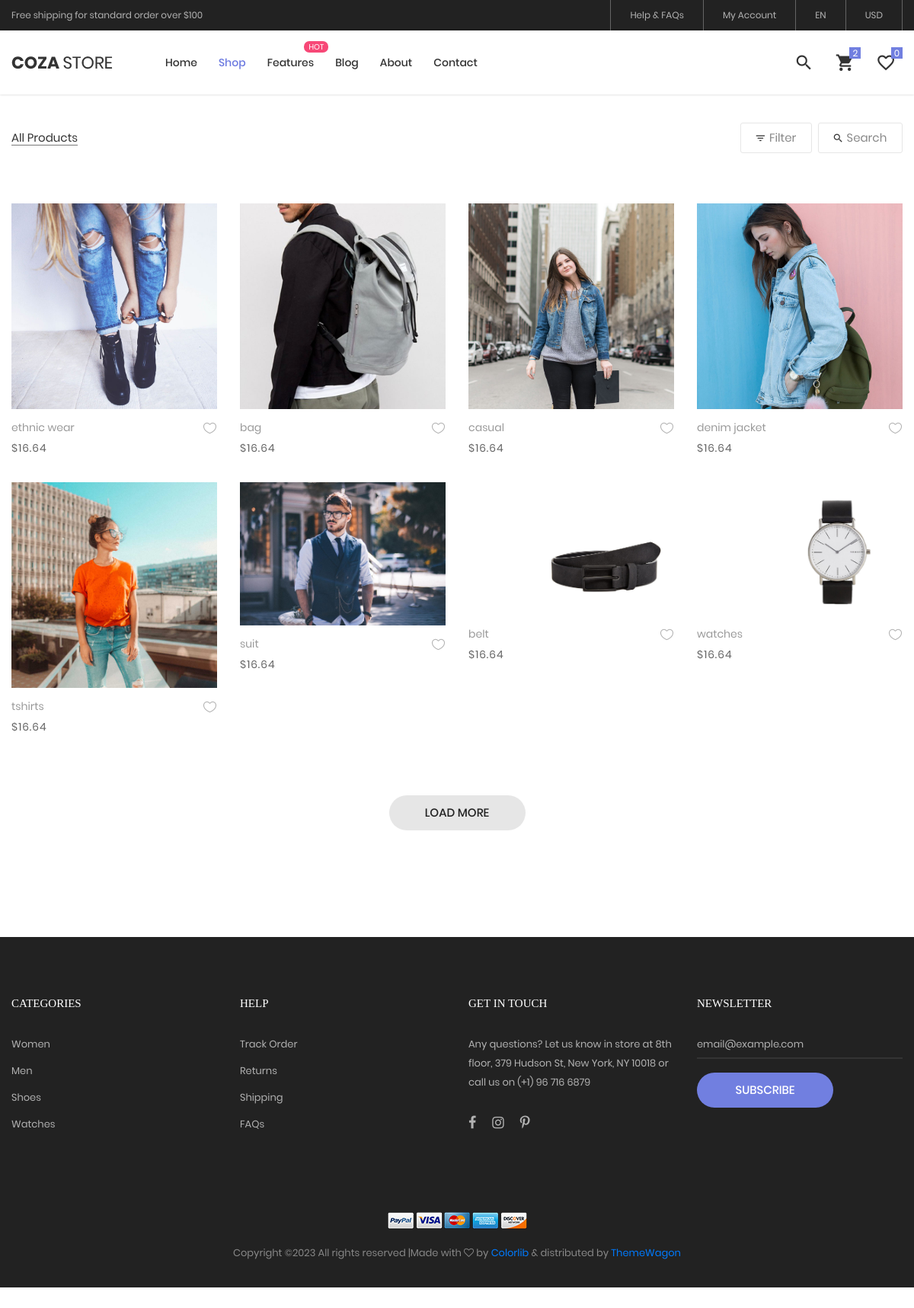
The page /category on the database its author committed.
### sdapp/models.py (models this page shows, shortened)
class Category(models.Model):
    title=models.CharField(max_length=50,verbose_name="category title")
    slug=models.SlugField(max_length=55,verbose_name="category slug")
    category_image=models.ImageField(upload_to="category",blank=True,null=True,verbose_name="category image")
    is_active=models.BooleanField(verbose_name="Is active")

### sdapp/views.py (the view)
# urls.py: path('category',views.categorypg,name='categorypg'),
def categorypg(request):
    ctr=Category.objects.filter(is_active=True)
    return render(request,'category.html',{'ctr':ctr})

### templates/category.html (shortened to what this page needs)
{% load static %}
<!DOCTYPE html>
<html lang="en">
<head>
	<link rel="stylesheet" type="text/css" href="static/vendor/bootstrap/css/bootstrap.min.css">
	<link rel="stylesheet" type="text/css" href="static/fonts/font-awesome-4.7.0/css/font-awesome.min.css">
	<link rel="stylesheet" type="text/css" href="static/fonts/iconic/css/material-design-iconic-font.min.css">
	<link rel="stylesheet" type="text/css" href="static/fonts/linearicons-v1.0.0/icon-font.min.css">
	<link rel="stylesheet" type="text/css" href="static/vendor/animate/animate.css">
	<link rel="stylesheet" type="text/css" href="static/vendor/css-hamburgers/hamburgers.min.css">
	<link rel="stylesheet" type="text/css" href="static/vendor/animsition/css/animsition.min.css">
	<link rel="stylesheet" type="text/css" href="static/vendor/select2/select2.min.css">
	<link rel="stylesheet" type="text/css" href="static/vendor/daterangepicker/daterangepicker.css">
	<link rel="stylesheet" type="text/css" href="static/vendor/slick/slick.css">
	<link rel="stylesheet" type="text/css" href="static/vendor/MagnificPopup/magnific-popup.css">
	<link rel="stylesheet" type="text/css" href="static/vendor/perfect-scrollbar/perfect-scrollbar.css">
	<link rel="stylesheet" type="text/css" href="static/css/util.css">
	<link rel="stylesheet" type="text/css" href="static/css/main.css">
</head>
<body class="animsition">
	<header class="header-v4">
		<div class="container-menu-desktop">
			<div class="top-bar">
				<div class="content-topbar flex-sb-m h-full container">
					<div class="left-top-bar">
						Free shipping for standard order over $100
					</div>
					<div class="right-top-bar flex-w h-full">
						<a href="#" class="flex-c-m trans-04 p-lr-25">
							Help & FAQs
						</a>
						<a href="#" class="flex-c-m trans-04 p-lr-25">
							My Account
						</a>
						<a href="#" class="flex-c-m trans-04 p-lr-25">
							EN
						</a>
						<a href="#" class="flex-c-m trans-04 p-lr-25">
							USD
						</a>
					</div>
				</div>
			</div>
			<div class="wrap-menu-desktop how-shadow1">
				<nav class="limiter-menu-desktop container">
					<a href="#" class="logo">
						<img src="static/images/icons/logo-01.png" alt="IMG-LOGO">
					</a>
					<div class="menu-desktop">
						<ul class="main-menu">
							<li>
								<a href="{% url 'indexpg' %}">Home</a>
							</li>
							<li class="active-menu">
								<a href="{% url 'categorypg' %}">Shop</a>
							</li>
							<li class="label1" data-label1="hot">
								<a href="{% url 'shopcart' %}">Features</a>
							</li>
							<li>
								<a href="{% url 'blogpg' %}">Blog</a>
							</li>
							<li>
								<a href="{% url 'aboutpg' %}">About</a>
							</li>
							<li>
								<a href="{% url 'contactpg' %}">Contact</a>
							</li>
						</ul>
					</div>
					<div class="wrap-icon-header flex-w flex-r-m">
						<div class="icon-header-item cl2 hov-cl1 trans-04 p-l-22 p-r-11 js-show-modal-search">
							<i class="zmdi zmdi-search"></i>
						</div>
						<div class="icon-header-item cl2 hov-cl1 trans-04 p-l-22 p-r-11 icon-header-noti js-show-cart" data-notify="2">
							<i class="zmdi zmdi-shopping-cart"></i>
						</div>
						<a href="#" class="icon-header-item cl2 hov-cl1 trans-04 p-l-22 p-r-11 icon-header-noti" data-notify="0">
							<i class="zmdi zmdi-favorite-outline"></i>
						</a>
					</div>
				</nav>
			</div>
		</div>
	</header>
	<div class="bg0 m-t-23 p-b-140">
		<div class="container">
			<div class="flex-w flex-sb-m p-b-52">
				<div class="flex-w flex-l-m filter-tope-group m-tb-10">
					<button class="stext-106 cl6 hov1 bor3 trans-04 m-r-32 m-tb-5 how-active1" data-filter="*">
						All Products
					</button>
				</div>
				<div class="flex-w flex-c-m m-tb-10">
					<div class="flex-c-m stext-106 cl6 size-104 bor4 pointer hov-btn3 trans-04 m-r-8 m-tb-4 js-show-filter">
						<i class="icon-filter cl2 m-r-6 fs-15 trans-04 zmdi zmdi-filter-list"></i>
						 Filter
					</div>
					<div class="flex-c-m stext-106 cl6 size-105 bor4 pointer hov-btn3 trans-04 m-tb-4 js-show-search">
						<i class="icon-search cl2 m-r-6 fs-15 trans-04 zmdi zmdi-search"></i>
						Search
					</div>
				</div>
			</div>
			<div class="row isotope-grid">
                {% for cat in ctr %}
				<div class="col-sm-6 col-md-4 col-lg-3 p-b-35 isotope-item women">
					<div class="block2">
						<div class="block2-pic hov-img0">
							<a href="{% url 'category_products' cat.slug %}"><img src={{cat.category_image.url}}></a>
						</div>
						<div class="block2-txt flex-w flex-t p-t-14">
							<div class="block2-txt-child1 flex-col-l ">
								<a href="product-detail.html" class="stext-104 cl4 hov-cl1 trans-04 js-name-b2 p-b-6">
									{{cat.title}}
								</a>
								<span class="stext-105 cl3">
									$16.64
								</span>
							</div>
							<div class="block2-txt-child2 flex-r p-t-3">
								<a href="#" class="btn-addwish-b2 dis-block pos-relative js-addwish-b2">
									<img class="icon-heart1 dis-block trans-04" src="static/images/icons/icon-heart-01.png" alt="ICON">
								</a>
							</div>
						</div>
					</div>
				</div>
              {% endfor %}
			</div>
			<div class="flex-c-m flex-w w-full p-t-45">
				<a href="#" class="flex-c-m stext-101 cl5 size-103 bg2 bor1 hov-btn1 p-lr-15 trans-04">
					Load More
				</a>
			</div>
		</div>
	</div>
	<footer class="bg3 p-t-75 p-b-32">
		<div class="container">
			<div class="row">
				<div class="col-sm-6 col-lg-3 p-b-50">
					<h4 class="stext-301 cl0 p-b-30">
						Categories
					</h4>
					<ul>
						<li class="p-b-10">
							<a href="#" class="stext-107 cl7 hov-cl1 trans-04">
								Women
							</a>
						</li>
						<li class="p-b-10">
							<a href="#" class="stext-107 cl7 hov-cl1 trans-04">
								Men
							</a>
						</li>
						<li class="p-b-10">
							<a href="#" class="stext-107 cl7 hov-cl1 trans-04">
								Shoes
							</a>
						</li>
						<li class="p-b-10">
							<a href="#" class="stext-107 cl7 hov-cl1 trans-04">
								Watches
							</a>
						</li>
					</ul>
				</div>
				<div class="col-sm-6 col-lg-3 p-b-50">
					<h4 class="stext-301 cl0 p-b-30">
						Help
					</h4>
					<ul>
						<li class="p-b-10">
							<a href="#" class="stext-107 cl7 hov-cl1 trans-04">
								Track Order
							</a>
						</li>
						<li class="p-b-10">
							<a href="#" class="stext-107 cl7 hov-cl1 trans-04">
								Returns
							</a>
						</li>
						<li class="p-b-10">
							<a href="#" class="stext-107 cl7 hov-cl1 trans-04">
								Shipping
							</a>
						</li>
						<li class="p-b-10">
							<a href="#" class="stext-107 cl7 hov-cl1 trans-04">
								FAQs
							</a>
						</li>
					</ul>
				</div>
				<div class="col-sm-6 col-lg-3 p-b-50">
					<h4 class="stext-301 cl0 p-b-30">
						GET IN TOUCH
					</h4>
					<p class="stext-107 cl7 size-201">
						Any questions? Let us know in store at 8th floor, 379 Hudson St, New York, NY 10018 or call us on (+1) 96 716 6879
					</p>
					<div class="p-t-27">
						<a href="#" class="fs-18 cl7 hov-cl1 trans-04 m-r-16">
							<i class="fa fa-facebook"></i>
						</a>
						<a href="#" class="fs-18 cl7 hov-cl1 trans-04 m-r-16">
							<i class="fa fa-instagram"></i>
						</a>
						<a href="#" class="fs-18 cl7 hov-cl1 trans-04 m-r-16">
							<i class="fa fa-pinterest-p"></i>
						</a>
					</div>
				</div>
				<div class="col-sm-6 col-lg-3 p-b-50">
					<h4 class="stext-301 cl0 p-b-30">
						Newsletter
					</h4>
					<form>
						<div class="wrap-input1 w-full p-b-4">
							<input class="input1 bg-none plh1 stext-107 cl7" type="text" name="email" placeholder="email@example.com">
						</div>
						<div class="p-t-18">
							<button class="flex-c-m stext-101 cl0 size-103 bg1 bor1 hov-btn2 p-lr-15 trans-04">
								Subscribe
							</button>
						</div>
					</form>
				</div>
			</div>
			<div class="p-t-40">
				<div class="flex-c-m flex-w p-b-18">
					<a href="#" class="m-all-1">
						<img src="static/images/icons/icon-pay-01.png" alt="ICON-PAY">
					</a>
					<a href="#" class="m-all-1">
						<img src="static/images/icons/icon-pay-02.png" alt="ICON-PAY">
					</a>
					<a href="#" class="m-all-1">
						<img src="static/images/icons/icon-pay-03.png" alt="ICON-PAY">
					</a>
					<a href="#" class="m-all-1">
						<img src="static/images/icons/icon-pay-04.png" alt="ICON-PAY">
					</a>
					<a href="#" class="m-all-1">
						<img src="static/images/icons/icon-pay-05.png" alt="ICON-PAY">
					</a>
				</div>
				<p class="stext-107 cl6 txt-center">
Copyright &copy;<script>document.write(new Date().getFullYear());</script> All rights reserved |Made with <i class="fa fa-heart-o" aria-hidden="true"></i> by <a href="https://colorlib.com" target="_blank">Colorlib</a> &amp; distributed by <a href="https://themewagon.com" target="_blank">ThemeWagon</a>
				</p>
			</div>
		</div>
	</footer>
</body>
</html>

### rows shown on the page
Category: category_image (picture), title "ethnic wear"
Category: category_image (picture), title "bag"
Category: category_image (picture), title "casual"
Category: category_image (picture), title "denim jacket"
Category: category_image (picture), title "tshirts"
Category: category_image (picture), title "suit"
Category: category_image (picture), title "belt"
Category: category_image (picture), title "watches"
